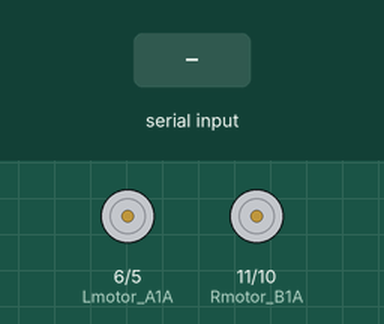
This sketch was run on a simulated Arduino Uno, built with avr-gcc and run on an emulated ATmega328P. On the bench: motor-driver pin pairs drawn as motors (green arrow = first pin HIGH = forward, orange = second pin HIGH = backward, longer = more drive). Inputs (shaded band) come from the test bench.

Above: at 1.2 s.
1.3 s: "1" received over Serial
At 1.8 s:
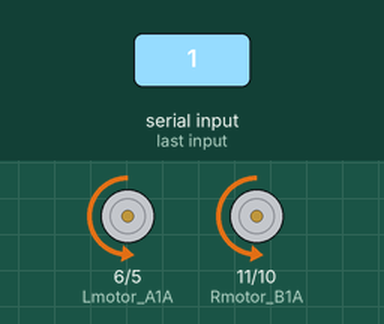
2.8 s: "2" received over Serial
At 4.0 s:
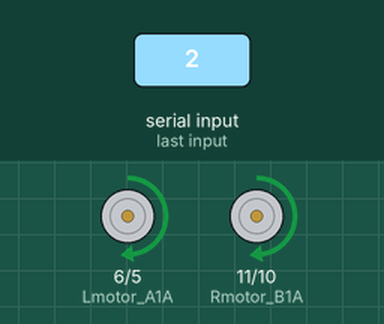
4.3 s: "3" received over Serial
At 5.3 s:
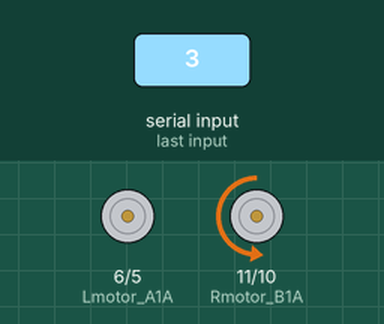
5.8 s: "4" received over Serial
At 6.4 s:
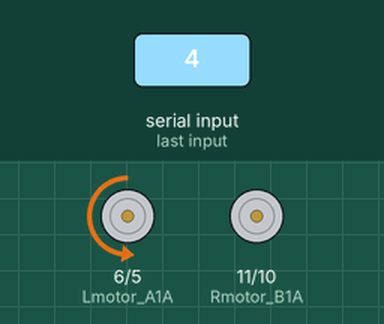
Timing chart, 0 to 8.3 s (numbered marks = the images above; inputs shaded):
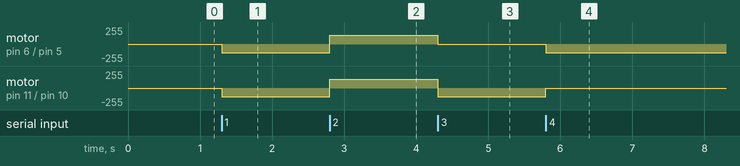

Measured:
- after the input at 1.3 s, motor on pin 6 (Lmotor_A1A) / pin 5 (Lmotor_A1B), motor on pin 11 (Rmotor_B1A) / pin 10 (Rmotor_B1B): stopped → backward 130/255 at once
- after the input at 2.8 s, motor on pin 6 (Lmotor_A1A) / pin 5 (Lmotor_A1B), motor on pin 11 (Rmotor_B1A) / pin 10 (Rmotor_B1B): backward 130/255 → forward 130/255 at once
- after the input at 4.3 s, motor on pin 6 (Lmotor_A1A) / pin 5 (Lmotor_A1B): forward 130/255 → stopped at once; motor on pin 11 (Rmotor_B1A) / pin 10 (Rmotor_B1B): forward 130/255 → backward 130/255 at once
- after the input at 5.8 s, motor on pin 6 (Lmotor_A1A) / pin 5 (Lmotor_A1B): stopped → backward 130/255 at once; motor on pin 11 (Rmotor_B1A) / pin 10 (Rmotor_B1B): backward 130/255 → stopped at once

The sketch:

puren_ms_arduino_pwm.ino
```cpp
#define Lmotor_A1A    6
#define Lmotor_A1B    5
#define Rmotor_B1A    11
#define Rmotor_B1B    10

byte car_speed = 130;

void setup() {
  Serial.begin(9600);
  pinMode(Lmotor_A1A, OUTPUT);
  pinMode(Lmotor_A1B, OUTPUT);
  pinMode(Rmotor_B1A, OUTPUT);
  pinMode(Rmotor_B1B, OUTPUT);
}

void loop() {
  if(Serial.available() > 0) {
    char data = Serial.read();
    if(data == '1') forward();
    else if(data == '2')  backward();
    else if(data == '3')  left();
    else if(data == '4')  right();
    else  stop_car();
  }
}


void forward() {
  analogWrite(Lmotor_A1A, LOW);
  analogWrite(Lmotor_A1B, car_speed);
  analogWrite(Rmotor_B1A, LOW);
  analogWrite(Rmotor_B1B, car_speed);
}

void backward() {
  analogWrite(Lmotor_A1A, car_speed);
  analogWrite(Lmotor_A1B, LOW);
  analogWrite(Rmotor_B1A, car_speed);
  analogWrite(Rmotor_B1B, LOW);
}

void left() {
  analogWrite(Lmotor_A1A, LOW);
  analogWrite(Lmotor_A1B, LOW);
  analogWrite(Rmotor_B1A, LOW);
  analogWrite(Rmotor_B1B, car_speed);
}

void right() {
  analogWrite(Lmotor_A1A, LOW);
  analogWrite(Lmotor_A1B, car_speed);
  analogWrite(Rmotor_B1A, LOW);
  analogWrite(Rmotor_B1B, LOW);
}

void stop_car() {
  analogWrite(Lmotor_A1A, LOW);
  analogWrite(Lmotor_A1B, LOW);
  analogWrite(Rmotor_B1A, LOW);
  analogWrite(Rmotor_B1B, LOW);
}
```
